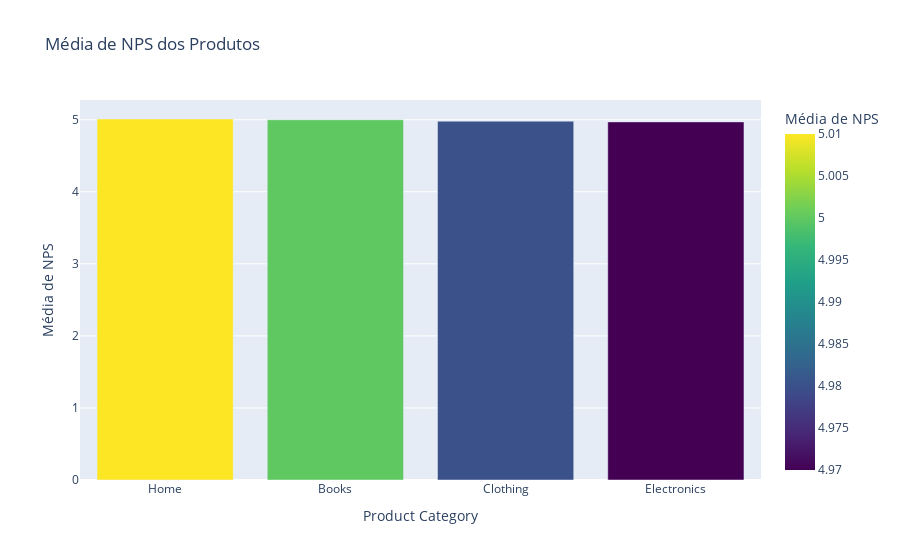

The cell this chart's notebook holds for it:
### Code cell
# passo 9: responder à pergunta "Qual o produto com o melhor e pior NPS?"

# calculo de média de NPS para cada categoria e mostrar apenas 2 casas decimais
df_nps = df.groupby("Product Category")["NPS"].mean().round(2).reset_index()
df_nps = df_nps.sort_values(by="NPS", ascending=False)
df_nps

# encontrar o produto com a melhor média de NPS
melhor_nps = df_nps.iloc[0]

# encontrar o produto com a pior média de NPS
pior_nps = df_nps.iloc[-1]

# exibir resultados
print("\nProduto com a melhor média de NPS:")
print(melhor_nps)

print("\nProduto com a pior média de NPS:")
print(pior_nps)

# gráfico de barras para média de NPS
fig = px.bar(df_nps, x="Product Category", y="NPS", title="Média de NPS dos Produtos",
             labels={"Product Category": "Categoria", "NPS": "Média de NPS"},
             color="NPS", color_continuous_scale=px.colors.sequential.Viridis)

fig.update_layout(xaxis_title="Product Category", yaxis_title="Média de NPS")
fig.show()

### Figure 1 — Plotly figure (JSON) as saved in the notebook; plotly's stock layout.template omitted (floating-point values rounded to 4 significant figures)
{"data": [{"alignmentgroup": "True", "hovertemplate": "Categoria=%{x}<br>Média de NPS=%{marker.color}<extra></extra>", "legendgroup": "", "marker": {"color": [5.01, 5, 4.98, 4.97], "coloraxis": "coloraxis", "pattern": {"shape": ""}}, "name": "", "offsetgroup": "", "orientation": "v", "showlegend": false, "textposition": "auto", "type": "bar", "x": ["Home", "Books", "Clothing", "Electronics"], "xaxis": "x", "y": [5.01, 5, 4.98, 4.97], "yaxis": "y"}], "layout": {"barmode": "relative", "coloraxis": {"colorbar": {"title": {"text": "Média de NPS"}}, "colorscale": [[0, "#440154"], [0.1111, "#482878"], [0.2222, "#3e4989"], [0.3333, "#31688e"], [0.4444, "#26828e"], [0.5556, "#1f9e89"], [0.6667, "#35b779"], [0.7778, "#6ece58"], [0.8889, "#b5de2b"], [1, "#fde725"]]}, "legend": {"tracegroupgap": 0}, "title": {"text": "Média de NPS dos Produtos"}, "xaxis": {"anchor": "y", "domain": [0, 1], "title": {"text": "Product Category"}}, "yaxis": {"anchor": "x", "domain": [0, 1], "title": {"text": "Média de NPS"}}}}
